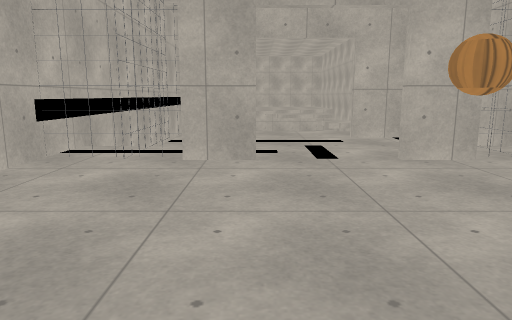
view 1 (above)

13 first-person views from a walk through a 3-D level made in the Godot game engine. The camera is 1.3 m above the floor, tilts 10° down and sees 70° across. The floor is counted in squares, 1 m on a side. Each view is taken from the middle of a square. On the plan, view 1 faces up. The plan holds only what a view shows up to about 15 squares ahead; the rest is blank. The place goes on beyond the plan. Door leaves are left out where a doorway can be walked through. Surface patterns are stand-ins for the level's own textures.

view 2
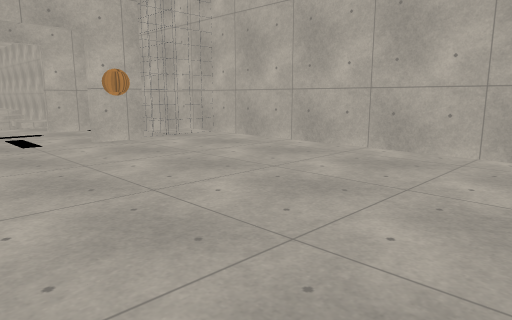

view 3
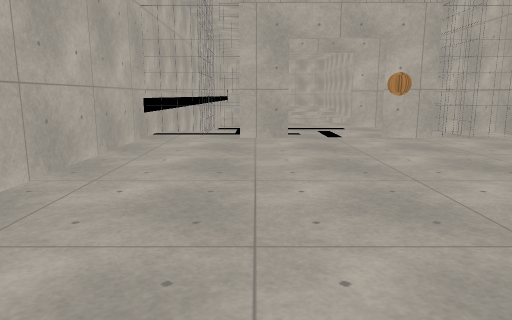

view 4
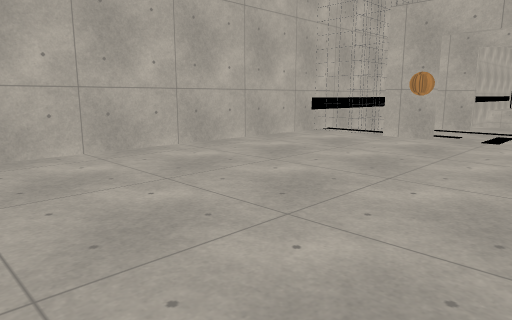

view 5
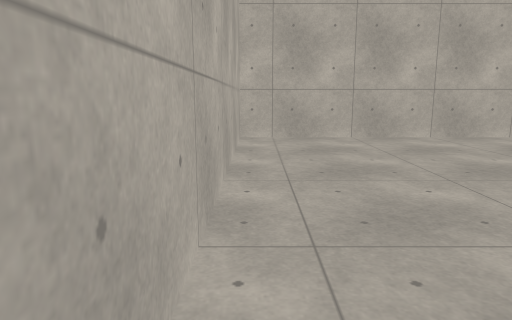

view 6
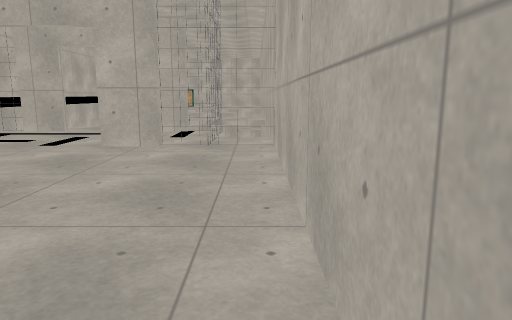

view 7
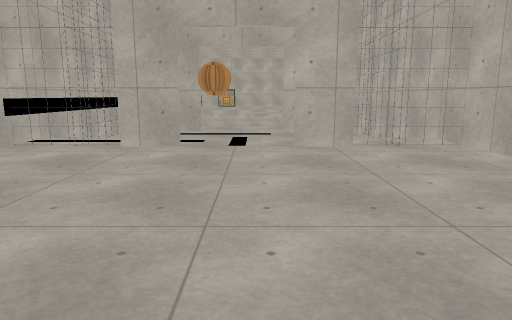

view 8
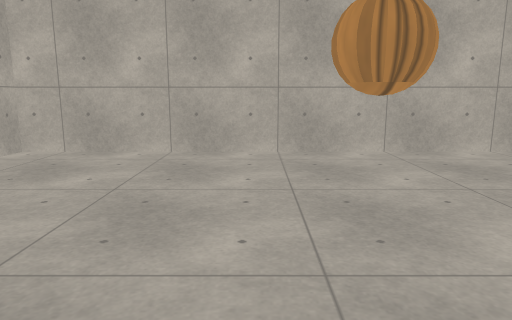

view 9
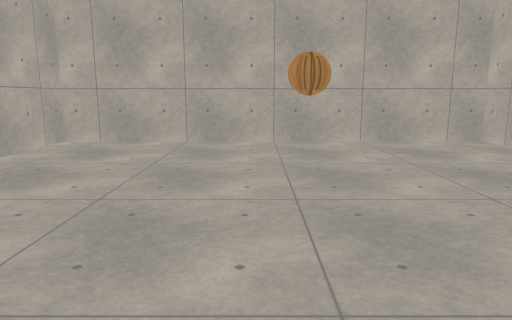

view 10
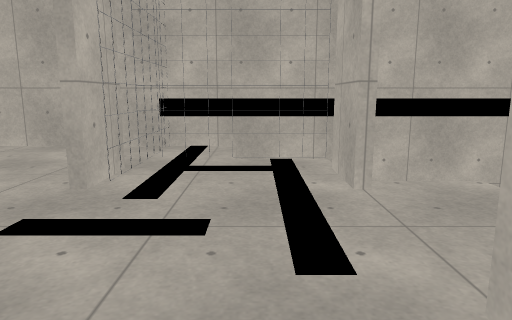

view 11
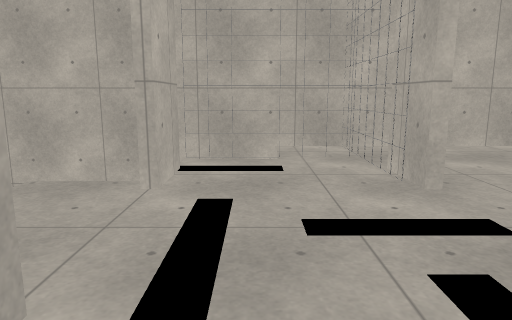

view 12
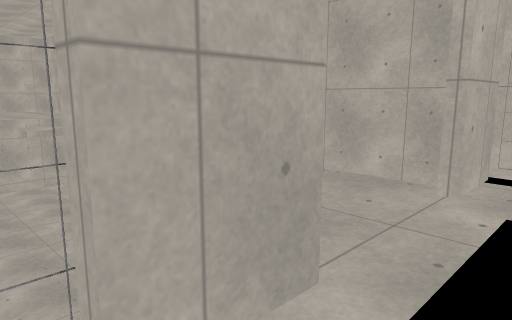

view 13
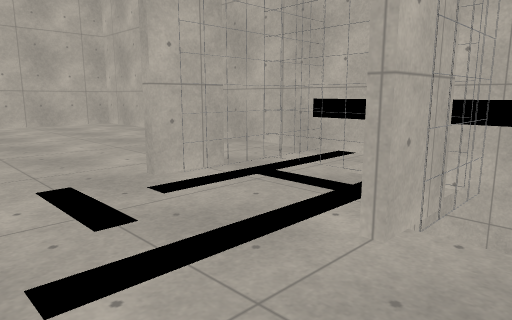

### Floor plan
Key: @ floor where view 1 was taken; # wall or solid block; . floor; D open door; v drop or lower ground.
Columns run from 5 left of view 1 to 8 right of it. Each row starts with its distance up from view 1.
 16  v          v#
 15  v          v#
 14  v          v#
 13  v   ....   v#
 12 #vvvvDDDD vvv#
 11 #vv.#DDDD#.vv#
 10 #vv........vv#
  9 ###........###
  8 #####DDDD#####
  7 #...#DDDD#...#
  6 #............#
  5 #............#
  4 #............#
  3 #............#
  2 #............#
  1 #............#
  0 #....@.......#
 -1 #............#
 -2 #............#
 -3 #............#
 -4 #............#
 -5 ##############

Positions as (right, up) in squares from view 1, and headings:
1: (0, 0), facing up
2: (-1, -3), facing up-right
3: (-1, -4), facing up
4: (4, -4), facing up-left
5: (7, -4), facing left
6: (7, -2), facing up
7: (2, -2), facing up
8: (2, 4), facing down
9: (2, 6), facing down
10: (5, 10), facing left
11: (-2, 10), facing right
12: (-2, 10), facing up-right
13: (3, 13), facing down-left
